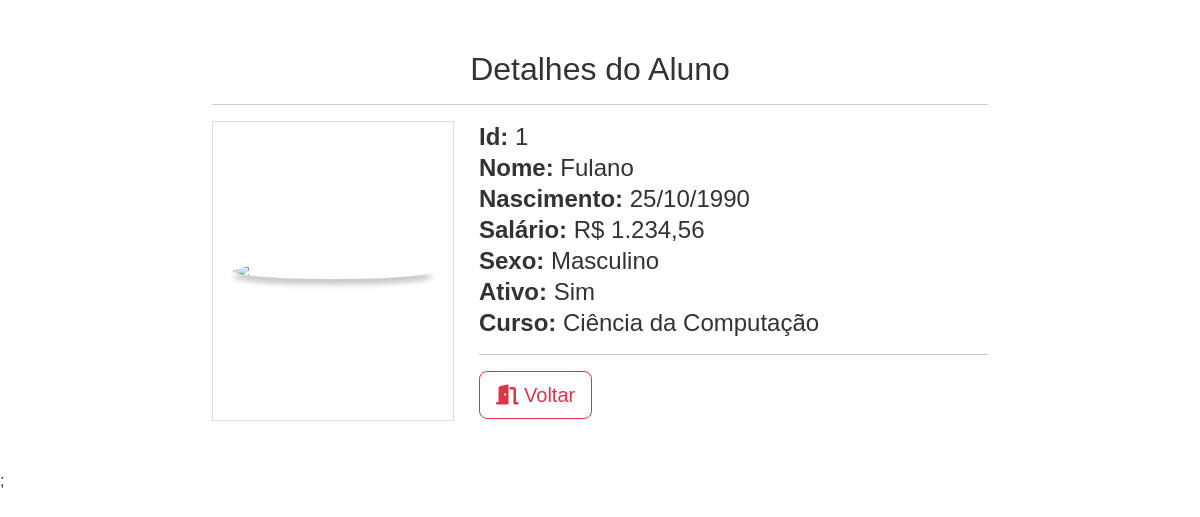
The page /detalhes.php?id_aluno=1 on the database its author committed.
### tables this page shows
CREATE TABLE aluno (
    id_aluno INT AUTO_INCREMENT PRIMARY KEY,
    nome VARCHAR(60) NOT NULL,
    nascimento DATE,
    salario DECIMAL(10, 2)
);

CREATE TABLE curso (
    id_curso INT AUTO_INCREMENT PRIMARY KEY,
    nome VARCHAR(60) NOT NULL
);

### detalhes.php (the view, shortened to what this page needs)
<?php
require_once 'services/conexoes.php';
$conn = conectarPDO();
$idAluno = $_GET["id_aluno"];
$stmt = $conn->prepare('SELECT id_aluno, a.nome, nascimento, salario, sexo, ativo, c.nome AS nome_curso, foto
                        FROM aluno a JOIN curso c ON a.id_curso=c.id_curso
                        WHERE id_aluno = :id_aluno ');
$stmt->bindParam(':id_aluno', $idAluno);
$stmt->execute();
$aluno = $stmt->fetch();
list($idAluno, $nome, $nascimento, $salario, $sexo, $ativo, $curso, $foto) = $aluno;
$nascimento = date('d/m/Y', strtotime($nascimento));
$salario = 'R$ ' . number_format($salario, 2, ',', '.');
$sexos = ['m' => 'Masculino', 'f' => 'Feminino', 'n' => 'Não informado'];
$sexo = $sexos[$aluno['sexo']];
$ativo = $aluno['ativo'] ? 'Sim' : 'Não';
?>
<!DOCTYPE html>
<html lang="pt-BR">
<head>
    <link rel="stylesheet" href="https://cdn.jsdelivr.net/npm/bootstrap@5.2.3/dist/css/bootstrap.min.css">
    <link rel="stylesheet" href="https://cdnjs.cloudflare.com/ajax/libs/font-awesome/6.2.0/css/all.min.css"
>
    <link rel="stylesheet" href="./style.css">
</head>
<body>
<div class="container table-responsive" id="detalhes_aluno">
    <h2>Detalhes do Aluno</h2>
    <hr>
    <ul>
        <li class="imagem">
            <?php echo '<img width="200px"/>'; ?>
        </li>
        <li><b>Id: </b><?= $idAluno ?></li>
        <li><b>Nome: </b><?= $nome ?></li>
        <li><b>Nascimento: </b><?= $nascimento ?></li>
        <li><b>Salário: </b><?= $salario ?></li>
        <li><b>Sexo: </b><?= $sexo ?></li>
        <li><b>Ativo: </b><?= $ativo ?></li>
        <li><b>Curso: </b><?= $curso ?></li>
    </ul>
    <hr>
    <button type="button" onclick="window.history.back()" class="btn btn-outline-danger btn-lg">
        <i class="fas fa-door-open"></i>
        Voltar
    </button>
</div>;
</body>
</html>

### style.css (style rules this page uses)
body { font-family: 'Work Sans', sans-serif; line-height: 1.25; color: #333; }
div#detalhes_aluno { width: 800px; margin: 50px auto; font-family: sans-serif; font-size: 24px; }
div#detalhes_aluno h2 { text-align: center; margin: 0 auto; }
div#detalhes_aluno ul { margin: 0; padding: 0; }
div#detalhes_aluno li { list-style-type: none; line-height: 31px; }
div#detalhes_aluno li.imagem { display: flex; float: left; text-align: center; border: 1px solid #ddd; height: 300px; padding: 20px; align-items: center; margin-right: 25px; }
div#detalhes_aluno img { border-radius: 50%; box-shadow: 0px 6px 5px #ccc; }

### rows shown on the page
aluno: id_aluno "1", nome "Fulano", nascimento "25/10/1990", salario "R$ 1.234,56", sexo "Masculino", ativo "Sim", id_curso.nome "Ciência da Computação"
